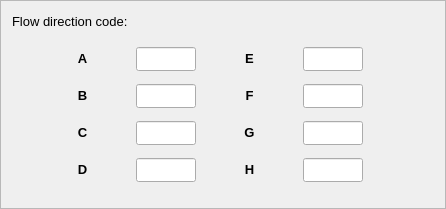
                 <widget class="QFrame" name="frame_2">
                  <property name="sizePolicy">
                   <sizepolicy hsizetype="Expanding" vsizetype="Expanding">
                    <horstretch>0</horstretch>
                    <verstretch>0</verstretch>
                   </sizepolicy>
                  </property>
                  <property name="maximumSize">
                   <size>
                    <width>630</width>
                    <height>220</height>
                   </size>
                  </property>
                  <property name="frameShape">
                   <enum>QFrame::StyledPanel</enum>
                  </property>
                  <property name="frameShadow">
                   <enum>QFrame::Raised</enum>
                  </property>
                  <layout class="QGridLayout" name="gridLayout_68">
                   <item row="2" column="0">
                    <widget class="QWidget" name="widget" native="true">
                     <property name="sizePolicy">
                      <sizepolicy hsizetype="Maximum" vsizetype="Preferred">
                       <horstretch>0</horstretch>
                       <verstretch>0</verstretch>
                      </sizepolicy>
                     </property>
                     <property name="maximumSize">
                      <size>
                       <width>360</width>
                       <height>16777215</height>
                      </size>
                     </property>
                     <layout class="QGridLayout" name="gridLayout_11">
                      <item row="0" column="0">
                       <layout class="QGridLayout" name="gridLayout_6">
                        <property name="topMargin">
                         <number>0</number>
                        </property>
                        <property name="horizontalSpacing">
                         <number>1</number>
                        </property>
                        <property name="verticalSpacing">
                         <number>3</number>
                        </property>
                        <item row="0" column="0">
                         <widget class="QLabel" name="label_65">
                          <property name="text">
                           <string/>
                          </property>
                          <property name="pixmap">
                           <pixmap resource="resources.qrc">:/plugins/hidroPixel/icons/icons/flowdirs.png</pixmap>
                          </property>
                         </widget>
                        </item>
                        <item row="0" column="1">
                         <layout class="QGridLayout" name="gridLayout_4">
                          <item row="0" column="0">
                           <layout class="QVBoxLayout" name="verticalLayout_3">
                            <item>
                             <layout class="QHBoxLayout" name="horizontalLayout_11">
                              <item>
                               <widget class="QLabel" name="label_10">
                                <property name="text">
                                 <string>&lt;html&gt;&lt;head/&gt;&lt;body&gt;&lt;p align=&quot;center&quot;&gt;&lt;span style=&quot; font-size:10pt; font-weight:700;&quot;&gt;A&lt;/span&gt;&lt;/p&gt;&lt;/body&gt;&lt;/html&gt;</string>
                                </property>
                               </widget>
                              </item>
                              <item>
                               <widget class="QLineEdit" name="le_5_pg1">
                                <property name="minimumSize">
                                 <size>
                                  <width>60</width>
                                  <height>24</height>
                                 </size>
                                </property>
                                <property name="maximumSize">
                                 <size>
                                  <width>60</width>
                                  <height>24</height>
                                 </size>
                                </property>
                                <property name="inputMethodHints">
                                 <set>Qt::ImhNone</set>
                                </property>
                               </widget>
                              </item>
                             </layout>
                            </item>
                            <item>
                             <spacer name="verticalSpacer_13">
                              <property name="orientation">
                               <enum>Qt::Vertical</enum>
                              </property>
                              <property name="sizeHint" stdset="0">
                               <size>
                                <width>242</width>
                                <height>13</height>
                               </size>
                              </property>
                             </spacer>
                            </item>
                            <item>
                             <layout class="QHBoxLayout" name="horizontalLayout_17">
                              <item>
                               <widget class="QLabel" name="label_20">
                                <property name="text">
                                 <string>&lt;html&gt;&lt;head/&gt;&lt;body&gt;&lt;p align=&quot;center&quot;&gt;&lt;span style=&quot; font-size:10pt; font-weight:700;&quot;&gt;B&lt;/span&gt;&lt;/p&gt;&lt;/body&gt;&lt;/html&gt;</string>
                                </property>
                               </widget>
                              </item>
                              <item>
                               <widget class="QLineEdit" name="le_6_pg1">
                                <property name="minimumSize">
                                 <size>
                                  <width>60</width>
                                  <height>24</height>
                                 </size>
                                </property>
                                <property name="maximumSize">
                                 <size>
                                  <width>60</width>
                                  <height>24</height>
                                 </size>
                                </property>
                               </widget>
                              </item>
                             </layout>
                            </item>
                            <item>
                             <spacer name="verticalSpacer_14">
                              <property name="orientation">
                               <enum>Qt::Vertical</enum>
                              </property>
                              <property name="sizeHint" stdset="0">
                               <size>
                                <width>242</width>
                                <height>13</height>
                               </size>
                              </property>
                             </spacer>
                            </item>
                            <item>
                             <layout class="QHBoxLayout" name="horizontalLayout_18">
                              <item>
                               <widget class="QLabel" name="label_19">
                                <property name="text">
                                 <string>&lt;html&gt;&lt;head/&gt;&lt;body&gt;&lt;p align=&quot;center&quot;&gt;&lt;span style=&quot; font-size:10pt; font-weight:700;&quot;&gt;C&lt;/span&gt;&lt;/p&gt;&lt;/body&gt;&lt;/html&gt;</string>
                                </property>
                               </widget>
                              </item>
                              <item>
                               <widget class="QLineEdit" name="le_7_pg1">
                                <property name="minimumSize">
                                 <size>
                                  <width>60</width>
                                  <height>24</height>
                                 </size>
                                </property>
                                <property name="maximumSize">
                                 <size>
                                  <width>60</width>
                                  <height>24</height>
                                 </size>
                                </property>
                               </widget>
                              </item>
                             </layout>
                            </item>
                            <item>
                             <spacer name="verticalSpacer_15">
                              <property name="orientation">
                               <enum>Qt::Vertical</enum>
                              </property>
                              <property name="sizeHint" stdset="0">
                               <size>
                                <width>242</width>
                                <height>13</height>
                               </size>
                              </property>
                             </spacer>
                            </item>
                            <item>
                             <layout class="QHBoxLayout" name="horizontalLayout_19">
                              <item>
                               <widget class="QLabel" name="label_16">
                                <property name="text">
                                 <string>&lt;html&gt;&lt;head/&gt;&lt;body&gt;&lt;p align=&quot;center&quot;&gt;&lt;span style=&quot; font-size:10pt; font-weight:700;&quot;&gt;D&lt;/span&gt;&lt;/p&gt;&lt;/body&gt;&lt;/html&gt;</string>
                                </property>
                               </widget>
                              </item>
                              <item>
                               <widget class="QLineEdit" name="le_8_pg1">
                                <property name="minimumSize">
                                 <size>
                                  <width>60</width>
                                  <height>24</height>
                                 </size>
                                </property>
                                <property name="maximumSize">
                                 <size>
                                  <width>60</width>
                                  <height>24</height>
                                 </size>
                                </property>
                               </widget>
                              </item>
                             </layout>
                            </item>
                           </layout>
                          </item>
                          <item row="0" column="1">
                           <layout class="QVBoxLayout" name="verticalLayout_9">
                            <item>
                             <layout class="QHBoxLayout" name="horizontalLayout_20">
                              <item>
                               <widget class="QLabel" name="label_21">
                                <property name="text">
                                 <string>&lt;html&gt;&lt;head/&gt;&lt;body&gt;&lt;p align=&quot;center&quot;&gt;&lt;span style=&quot; font-size:10pt; font-weight:700;&quot;&gt;E&lt;/span&gt;&lt;/p&gt;&lt;/body&gt;&lt;/html&gt;</string>
                                </property>
                               </widget>
                              </item>
                              <item>
                               <widget class="QLineEdit" name="le_9_pg1">
                                <property name="minimumSize">
                                 <size>
                                  <width>60</width>
                                  <height>24</height>
                                 </size>
                                </property>
                                <property name="maximumSize">
                                 <size>
                                  <width>60</width>
                                  <height>24</height>
                                 </size>
                                </property>
                               </widget>
                              </item>
                             </layout>
                            </item>
                            <item>
                             <spacer name="verticalSpacer_16">
                              <property name="orientation">
                               <enum>Qt::Vertical</enum>
                              </property>
                              <property name="sizeHint" stdset="0">
                               <size>
                                <width>239</width>
                                <height>13</height>
                               </size>
                              </property>
                             </spacer>
                            </item>
                            <item>
                             <layout class="QHBoxLayout" name="horizontalLayout_21">
                              <item>
                               <widget class="QLabel" name="label_15">
                                <property name="text">
                                 <string>&lt;html&gt;&lt;head/&gt;&lt;body&gt;&lt;p align=&quot;center&quot;&gt;&lt;span style=&quot; font-size:10pt; font-weight:700;&quot;&gt;F&lt;/span&gt;&lt;/p&gt;&lt;/body&gt;&lt;/html&gt;</string>
                                </property>
                               </widget>
                              </item>
                              <item>
                               <widget class="QLineEdit" name="le_10_pg1">
                                <property name="minimumSize">
                                 <size>
                                  <width>60</width>
                                  <height>24</height>
                                 </size>
                                </property>
                                <property name="maximumSize">
                                 <size>
                                  <width>60</width>
                                  <height>24</height>
                                 </size>
                                </property>
                               </widget>
                              </item>
                             </layout>
                            </item>
                            <item>
                             <spacer name="verticalSpacer_17">
                              <property name="orientation">
                               <enum>Qt::Vertical</enum>
                              </property>
                              <property name="sizeHint" stdset="0">
                               <size>
                                <width>239</width>
                                <height>13</height>
                               </size>
                              </property>
                             </spacer>
                            </item>
                            <item>
                             <layout class="QHBoxLayout" name="horizontalLayout_22">
                              <item>
                               <widget class="QLabel" name="label_17">
                                <property name="text">
                                 <string>&lt;html&gt;&lt;head/&gt;&lt;body&gt;&lt;p align=&quot;center&quot;&gt;&lt;span style=&quot; font-size:10pt; font-weight:700;&quot;&gt;G&lt;/span&gt;&lt;/p&gt;&lt;/body&gt;&lt;/html&gt;</string>
                                </property>
                               </widget>
                              </item>
                              <item>
                               <widget class="QLineEdit" name="le_11_pg1">
                                <property name="minimumSize">
                                 <size>
                                  <width>60</width>
                                  <height>24</height>
                                 </size>
                                </property>
                                <property name="maximumSize">
                                 <size>
                                  <width>60</width>
                                  <height>24</height>
                                 </size>
                                </property>
                               </widget>
                              </item>
                             </layout>
                            </item>
                            <item>
                             <spacer name="verticalSpacer_18">
                              <property name="orientation">
                               <enum>Qt::Vertical</enum>
                              </property>
                              <property name="sizeHint" stdset="0">
                               <size>
                                <width>239</width>
                                <height>13</height>
                               </size>
                              </property>
                             </spacer>
                            </item>
                            <item>
                             <layout class="QHBoxLayout" name="horizontalLayout_23">
                              <item>
                               <widget class="QLabel" name="label_18">
                                <property name="text">
                                 <string>&lt;html&gt;&lt;head/&gt;&lt;body&gt;&lt;p align=&quot;center&quot;&gt;&lt;span style=&quot; font-size:10pt; font-weight:700;&quot;&gt;H&lt;/span&gt;&lt;/p&gt;&lt;/body&gt;&lt;/html&gt;</string>
                                </property>
                               </widget>
                              </item>
                              <item>
                               <widget class="QLineEdit" name="le_12_pg1">
                                <property name="minimumSize">
                                 <size>
                                  <width>60</width>
                                  <height>24</height>
                                 </size>
                                </property>
                                <property name="maximumSize">
                                 <size>
                                  <width>60</width>
                                  <height>24</height>
                                 </size>
                                </property>
                               </widget>
                              </item>
                             </layout>
                            </item>
                           </layout>
                          </item>
                         </layout>
                        </item>
                       </layout>
                      </item>
                     </layout>
                    </widget>
                   </item>
                   <item row="0" column="2">
                    <widget class="QLabel" name="label_24">
                     <property name="sizePolicy">
                      <sizepolicy hsizetype="Preferred" vsizetype="Preferred">
                       <horstretch>0</horstretch>
                       <verstretch>0</verstretch>
                      </sizepolicy>
                     </property>
                     <property name="minimumSize">
                      <size>
                       <width>16</width>
                       <height>16</height>
                      </size>
                     </property>
                     <property name="maximumSize">
                      <size>
                       <width>16</width>
                       <height>16</height>
                      </size>
                     </property>
                     <property name="toolTip">
                      <string>&lt;html&gt;&lt;head/&gt;&lt;body&gt;&lt;p&gt;Add the flow direction code, according to the flow Direction input raster.. The value for each direction code might be an integer type and different from each other.&lt;/p&gt;&lt;/body&gt;&lt;/html&gt;</string>
                     </property>
                     <property name="whatsThis">
                      <string>&lt;html&gt;&lt;head/&gt;&lt;body&gt;&lt;p&gt;Add the description or function of the object&lt;/p&gt;&lt;/body&gt;&lt;/html&gt;</string>
                     </property>
                     <property name="text">
                      <string/>
                     </property>
                     <property name="pixmap">
                      <pixmap resource="resources.qrc">:/plugins/hidroPixel/icons/icons/info(2).png</pixmap>
                     </property>
                     <property name="scaledContents">
                      <bool>true</bool>
                     </property>
                     <property name="alignment">
                      <set>Qt::AlignRight|Qt::AlignTrailing|Qt::AlignVCenter</set>
                     </property>
                    </widget>
                   </item>
                   <item row="0" column="1">
                    <spacer name="horizontalSpacer_4">
                     <property name="orientation">
                      <enum>Qt::Horizontal</enum>
                     </property>
                     <property name="sizeHint" stdset="0">
                      <size>
                       <width>40</width>
                       <height>20</height>
                      </size>
                     </property>
                    </spacer>
                   </item>
                   <item row="3" column="0">
                    <widget class="QFrame" name="frame_12">
                     <property name="frameShape">
                      <enum>QFrame::StyledPanel</enum>
                     </property>
                     <property name="frameShadow">
                      <enum>QFrame::Raised</enum>
                     </property>
                    </widget>
                   </item>
                   <item row="0" column="0">
                    <widget class="QLabel" name="label_23">
                     <property name="text">
                      <string>&lt;html&gt;&lt;head/&gt;&lt;body&gt;&lt;p align=&quot;justify&quot;&gt;&lt;span style=&quot; font-size:10pt;&quot;&gt;Flow direction code:&lt;/span&gt;&lt;/p&gt;&lt;/body&gt;&lt;/html&gt;</string>
                     </property>
                    </widget>
                   </item>
                  </layout>
                 </widget>
